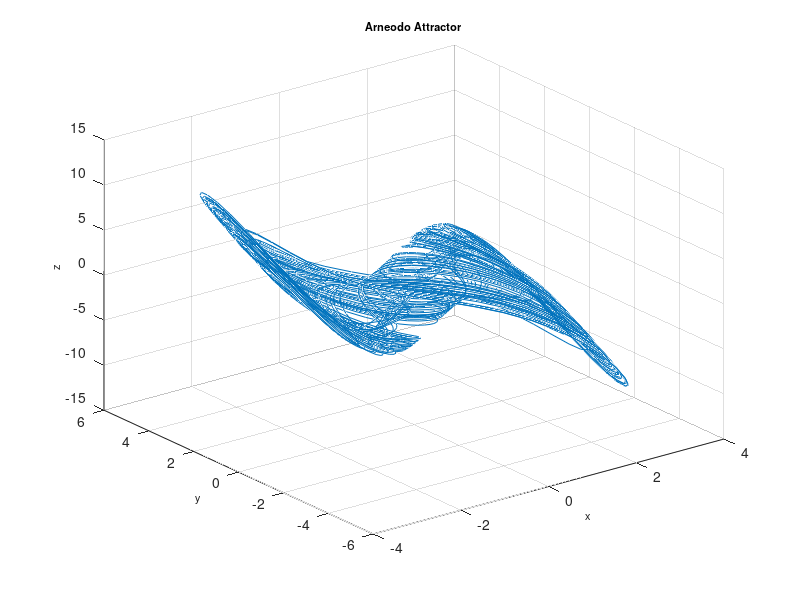

The MATLAB source for this figure:
function Arneodo
%==========================================================================
% Matlab program to plot a phase portrait of the 3D chaotic system
%==========================================================================
clear
clc
clf
%==================== Parameters ==========================================
a = -5.5; b=3.5; c=-1;
%===================== Initial conditions =================================
initial=[1, 0.1, 0.2]; 
% =============== Solves ODEs =============================================
deq1=@(t,x) [x(2); x(3); -a*x(1)-b*x(2)-x(3)+c*x(1)^3];
[~,sol] = ode45(deq1,[0, 500],initial);
%============= Runs simulation ============================================
    plot3(sol(:,1),sol(:,2),sol(:,3)),grid
    title('Arneodo Attractor','fontsize',8)
    xlabel('x','fontsize',8)
    ylabel('y','fontsize',8)
    zlabel('z','fontsize',8)
%================= End of program =========================================
